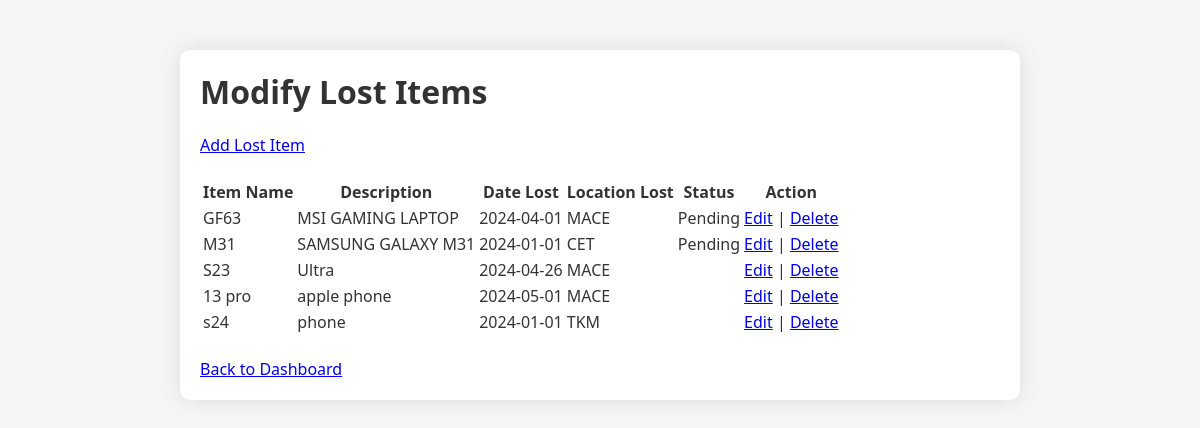
The app's page /modify_lost_items.php (signed in), older data.
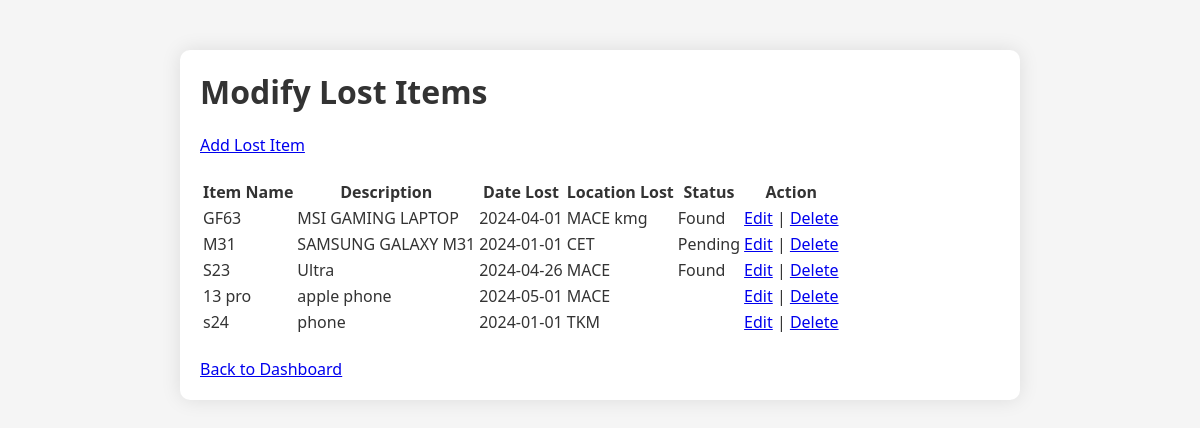
The same page, newer data.
### tables this page shows
CREATE TABLE `lostitems` (
  `LostItemID` int(11) NOT NULL,
  `UserID` int(11) DEFAULT NULL,
  `ItemName` varchar(100) DEFAULT NULL,
  `Description` text DEFAULT NULL,
  `category_id` int(11) NOT NULL,
  `DateLost` date DEFAULT NULL,
  `LocationLost` varchar(100) DEFAULT NULL,
  `Status` varchar(20) DEFAULT NULL,
  `RewardOffered` decimal(10,2) DEFAULT NULL
);

### modify_lost_items.php (the view, shortened to what this page needs)
<?php
include_once "db_connection.php";
$sql = "SELECT * FROM LostItems";
$result = $conn->query($sql);
?>
<!DOCTYPE html>
<html lang="en">
<head>
<link rel="stylesheet" href="admin_styles.css">
</head>
<body>
<div class="container">
    <h1>Modify Lost Items</h1>
    <a href="add_lost.php">Add Lost Item</a>
    <br><br>
    <table>
        <tr>
            <th>Item Name</th>
            <th>Description</th>
            <th>Date Lost</th>
            <th>Location Lost</th>
            <th>Status</th>
            <th>Action</th>
        </tr>
        <?php
        if ($result->num_rows > 0) {
            while ($row = $result->fetch_assoc()) {
                echo "<tr>";
                echo "<td>" . $row["ItemName"] . "</td>";
                echo "<td>" . $row["Description"] . "</td>";
                echo "<td>" . $row["DateLost"] . "</td>";
                echo "<td>" . $row["LocationLost"] . "</td>";
                echo "<td>" . $row["Status"] . "</td>";
                echo "<td><a href='edit_lost_item.php?id=" . $row["LostItemID"] . "'>Edit</a> | <a href='delete_lost_item.php?id=" . $row["LostItemID"] . "'>Delete</a></td>";
                echo "</tr>";
            }
        } else {
            echo "<tr><td colspan='6'>No lost items found.</td></tr>";
        }
        ?>
    </table>
    <br>
    <a href="admin_dashboard.php">Back to Dashboard</a>
</body>
</html>

Row changes from the older to the newer data that the page shows:
changed lostitems "GF63": LocationLost "MACE" → "MACE kmg"; Status "Pending" → "Found"
changed lostitems "Ultra": Status (not shown) → "Found"
